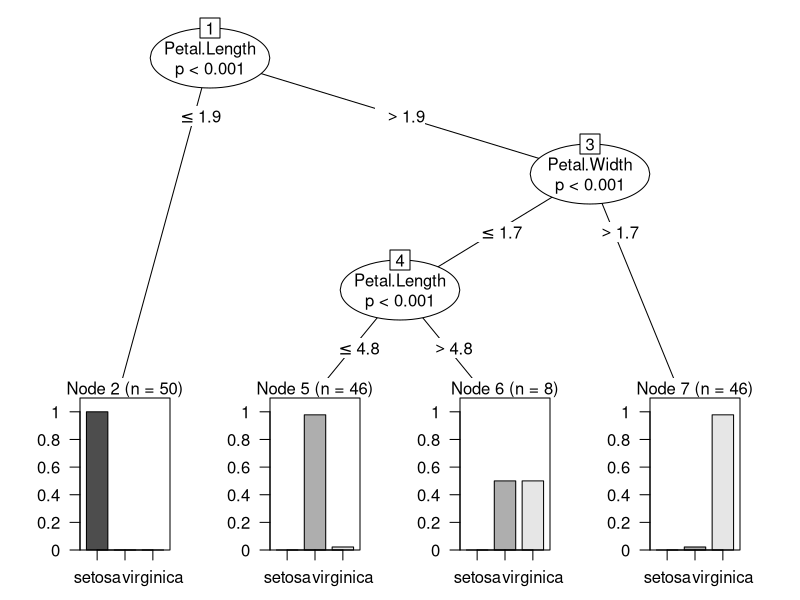
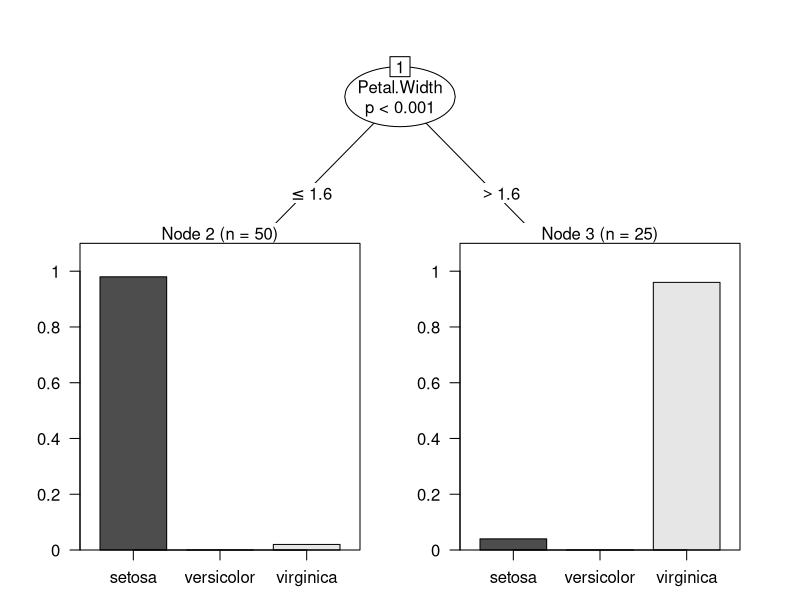

The R script that drew these images, in order:
data(iris)
iris

table(iris$Species)
#all the species are in equal proportion 
cor(iris[,-5])

library(party)

mod.1 <- ctree(iris$Species~.,data = iris)
plot(mod.1)
#from the plot we observe if petal length <= 1.9 most of the species are Setosa and
#If petal length >1.9 and Petal width > 1.7 then it is virginica 

iris_setosa<-iris[iris$Species=="setosa",] # 50
iris_versicolor <- iris[iris$Species=="versicolor",] # 50
iris_virginica <- iris[iris$Species=="virginica",] # 50
iris_train22 <- rbind(iris_setosa[1:25,],iris_versicolor[1:25,],iris_virginica[1:25,])
iris_test22 <- rbind(iris_setosa[26:50,],iris_versicolor[26:50,],iris_virginica[26:50,])
library(party)
mod.3 <- ctree(iris$Species~.,data =iris_train22)
plot(mod.3)
pred.1 <-predict(mod.3,iris_test22)

table(pred.1,iris_test22$Species)     
#accuracy 0.65  
